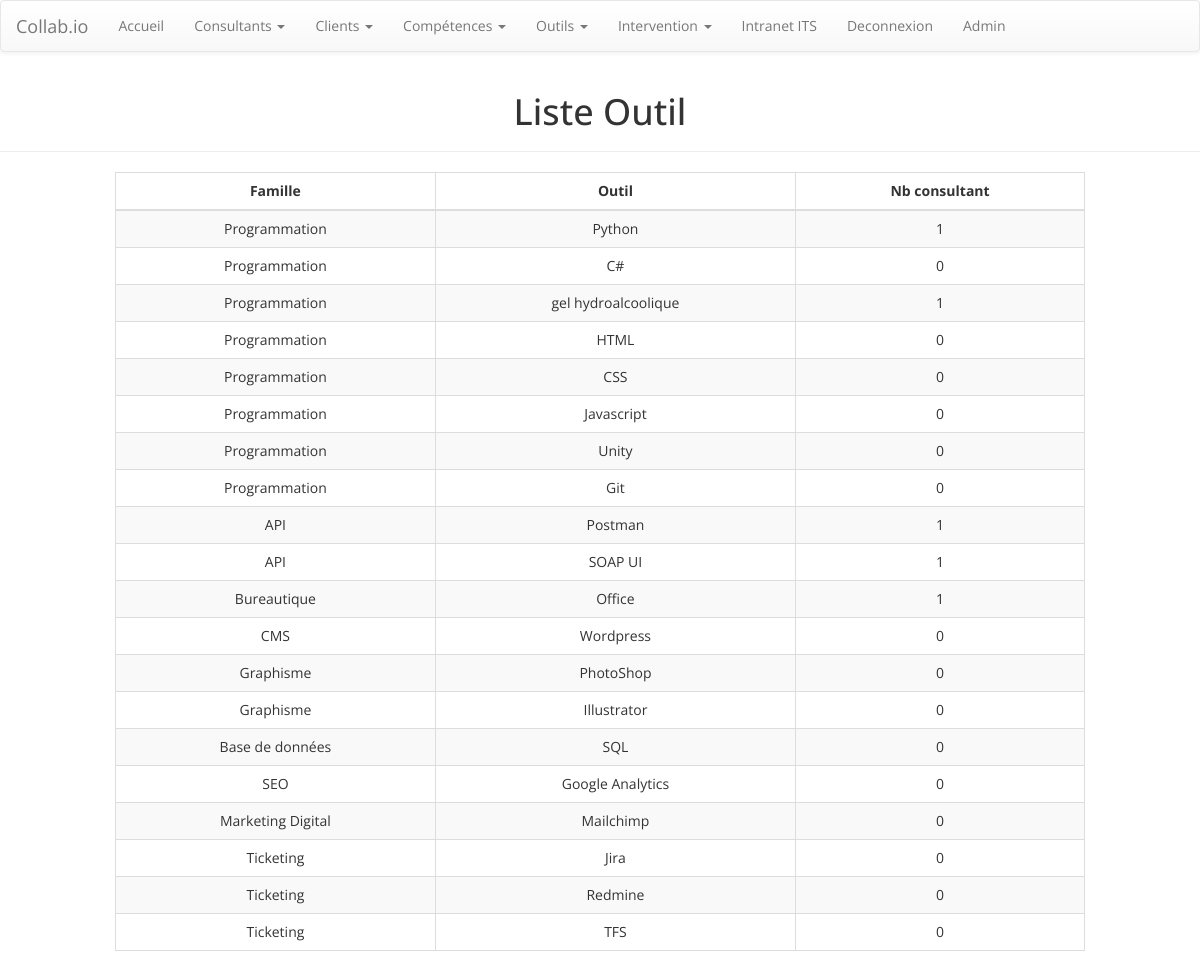
The page /outil/ (signed in) on the database its author committed.
### collab/models.py (models this page shows, shortened)
class outils(models.Model):
    nomOutil = models.CharField(max_length=250)
    famille = models.ForeignKey(familleOutils, on_delete=models.CASCADE)

class familleOutils(models.Model):
    nomFamilleOutils = models.CharField(max_length=250)
    def __str__(self):
        return self.nomFamilleOutils

### collab/views.py (the view)
# urls.py: path('outil/', views.liste_outil_propre, name='liste_outil_propre'),
def liste_outil_propre(request):
    template = loader.get_template('collab/liste_outil2.html')
    outils_list= outils.objects.all().order_by('famille')
    context={'tools':outils_list}
    return HttpResponse(template.render(context, request))

### collab/templatetags/collab_extras.py (called while the page is built)
@register.filter(name='nb_consultant_outil')
def nb_consultant_outil(id_outil):
    nb = collaborateurs.objects.filter(outilsCollaborateur=id_outil).count()
    return nb

### collab/templates/collab/liste_outil2.html
{% extends 'collab/base.html' %}
{% load collab_extras %}
{% block content %}
    <div class="page-header">
        <h1 class="text-center">Liste Outil</h1></div>
    <div class="container" id="container">
        <div class="row">
            <div class="col-lg-10 col-lg-offset-1 col-md-10 col-md-offset-1 col-sm-10 col-sm-offset-1 col-xs-12">
                <div class="table-responsive" id="liste-consultant">
                    <table class="table table-striped table-bordered table-hover" data-toggle="table" data-pagination="true" data-search="true">
                        <thead>
                            <tr class="text-center">
                                <th class="text-center" data-sortable="true">Famille </th>
                                <th class="text-center" data-sortable="true">Outil </th>
                                <th class="text-center" data-sortable="true">Nb consultant</th>
                            </tr>
                        </thead>
                        <tbody>
                            {% for tool in tools %}
                            {% with truc=tool.pk %}
                            <tr>
                                <td>{{tool.famille}} </td>
                                <td>{{tool.nomOutil}} </td>
                                <td>{{truc|nb_consultant_outil}}</td>
                            </tr>
                            {% endwith %}
                            {% endfor %}
                        </tbody>
                    </table>
                </div>
            </div>
        </div>
    </div>
{% endblock %}

### collab/static/collab/assets/css/styles.css (style rules this page uses)
div#liste-consultant.table-responsive { text-align:center; }
table th.text-center, table td.text-center { text-align:center; }
.table > tbody > tr > td { vertical-align:middle; }

### collab/static/collab/assets/css/Full-Width-Center-Container.css (style rules this page uses)
div#container.container { width:100%; }

### collab/static/collab/assets/css/Simple-Profile-Info.css (style rules this page uses)
* { -webkit-border-radius:0 0 0 0; border-radius:0 0 0 0; font-family:'Open Sans'; }

### rows shown on the page
outils: famille "Programmation", nomOutil "Python", pk|nb_consultant_outil "1"
outils: famille "Programmation", nomOutil "C#", pk|nb_consultant_outil "0"
outils: famille "Programmation", nomOutil "gel hydroalcoolique", pk|nb_consultant_outil "1"
outils: famille "Programmation", nomOutil "HTML", pk|nb_consultant_outil "0"
outils: famille "Programmation", nomOutil "CSS", pk|nb_consultant_outil "0"
outils: famille "Programmation", nomOutil "Javascript", pk|nb_consultant_outil "0"
outils: famille "Programmation", nomOutil "Unity", pk|nb_consultant_outil "0"
outils: famille "Programmation", nomOutil "Git", pk|nb_consultant_outil "0"
outils: famille "API", nomOutil "Postman", pk|nb_consultant_outil "1"
outils: famille "API", nomOutil "SOAP UI", pk|nb_consultant_outil "1"
outils: famille "Bureautique", nomOutil "Office", pk|nb_consultant_outil "1"
outils: famille "CMS", nomOutil "Wordpress", pk|nb_consultant_outil "0"
outils: famille "Graphisme", nomOutil "PhotoShop", pk|nb_consultant_outil "0"
outils: famille "Graphisme", nomOutil "Illustrator", pk|nb_consultant_outil "0"
outils: famille "Base de données", nomOutil "SQL", pk|nb_consultant_outil "0"
outils: famille "SEO", nomOutil "Google Analytics", pk|nb_consultant_outil "0"
outils: famille "Marketing Digital", nomOutil "Mailchimp", pk|nb_consultant_outil "0"
outils: famille "Ticketing", nomOutil "Jira", pk|nb_consultant_outil "0"
outils: famille "Ticketing", nomOutil "Redmine", pk|nb_consultant_outil "0"
outils: famille "Ticketing", nomOutil "TFS", pk|nb_consultant_outil "0"
